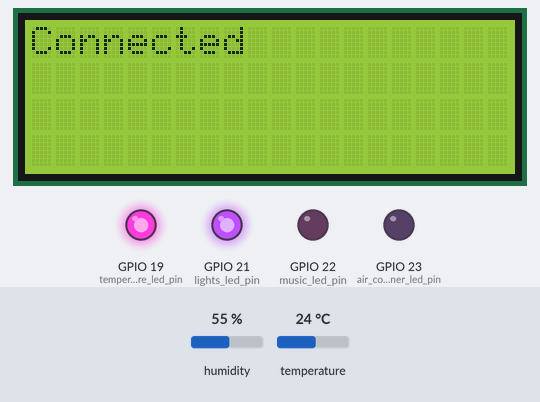
A program run on a simulated ESP32 board running MicroPython. Parts: 20×4 character LCD, output pins drawn as LEDs (lit = HIGH). Wiring (from the project's diagram.json): DHT22 sensor on GPIO 18, magenta LED on GPIO 19, purple LED on GPIO 21, magenta LED on GPIO 22, purple LED on GPIO 23. Inputs (shaded band) come from the test bench; at power-on: humidity 55 %, temperature 24 °C. WiFi joins after 1.5 s; no MQTT or app messages arrive unless stated; library files of the repository ran but are not shown: i2c_lcd.py; what the program prints to the serial console is not drawn.

Above: at 4.3 s.
At 7.1 s:
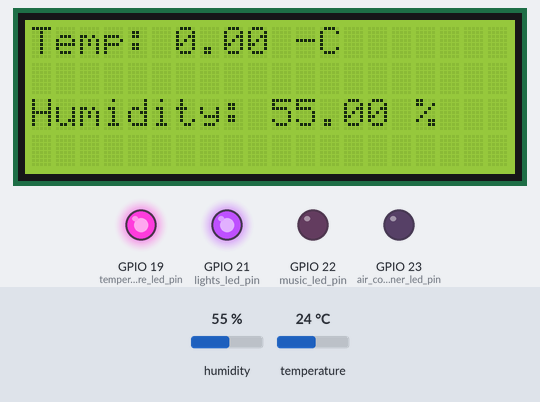
7.2 s: humidity set to 22 %
At 8.19 s:
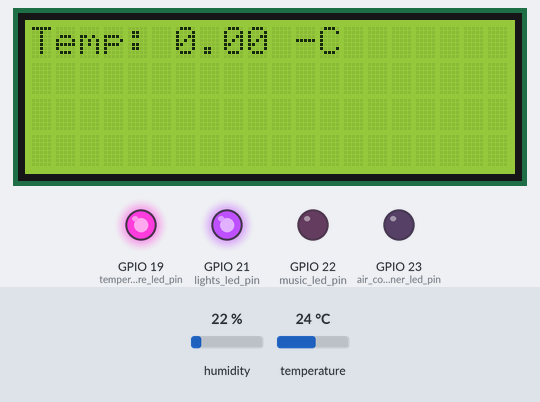
9.7 s: humidity set to 40 %
At 11.9 s:
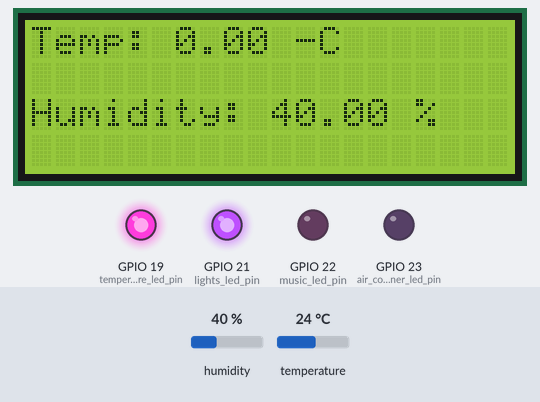
13.9 s: humidity set to 68 %
At 15.2 s:
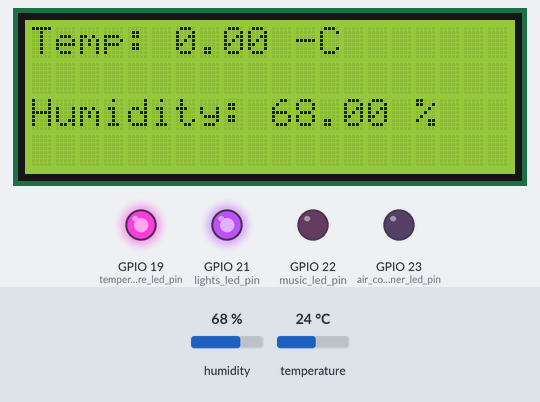
Timing chart, 0 to 16.9 s (numbered marks = the images above; inputs shaded):
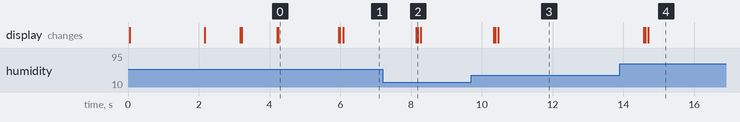

The program:

main.py
```python
from HardwareRoom import HardwareRoom
from MQTTBrokerRoom import MQTTBrokerRoom
from ProjectRoom import ProjectRoom

########################################################################
########                                                        ########
########                            Starting                    ########
########                                                        ########
########################################################################


######### General info
project_id = "b556606d67dd8c7cecfab843fecbe28c"
project_name = "Guest Room"
topic_subscribe = project_id+"/projet-IoT-2022-2023/back-end/Rooms Details/"+project_name
topic_publish = project_id + "/projet-IoT-2022-2023/hardware/Rooms Details"


######### Configure of hardware part
hardware = HardwareRoom(
                dht_pin=18,
                lcd_pins=[4,5],
                air_conditioner_led_pin=23,
                music_led_pin=22,
                lights_led_pin=21,
                temperature_led_pin=19,
                ssid_wifi="Wokwi-GUEST",
                password_wifi=""
          )

######### Configure of broker part
mqtt_broker = MQTTBrokerRoom(
                client_id="ESP32-client",
                server="broker.emqx.io",
                port=1883,
                username="emqx",
                password="public",
                topic_publish=topic_publish,
                topic_subscribe=topic_subscribe,
              )

######### Configure of project
project = ProjectRoom(project_name,hardware,mqtt_broker)
project.start_project()
```

HardwareRoom.py
```python
import network
import time
from machine import Pin,SoftI2C,reset,Timer
import dht
import ujson
from time import sleep_ms, ticks_ms
from i2c_lcd import I2cLcd


########################################################################
########                                                        ########
########            Class for Hardware Configuration            ########
########                                                        ########
########################################################################
class HardwareRoom:
  '''
    Constructor
  '''
  def __init__(self,dht_pin,lcd_pins,air_conditioner_led_pin,music_led_pin,lights_led_pin,temperature_led_pin,ssid_wifi,password_wifi):
    print("[Hardware-Room] : Configuration of hardware part ...")

    self.deviceTemperature = 0
    # LCD
    print("[Hardware-Room] : Configuration of LCD ...")
    i2c = SoftI2C(scl=Pin(lcd_pins[0]), sda=Pin(lcd_pins[1]),freq=100000)
    self.lcd = I2cLcd(i2c, 0x27,4,20)
    time.sleep(2)
    self.lcd.clear()

    # DHT22
    print("[Hardware-Room] : Configuration of DHT22 sensor ...")
    self.dht_sensor = dht.DHT22(Pin(dht_pin))

    # Leds
    print("[Hardware-Room] : Configuration of leds pins ...")
    self.air_conditioner_led = Pin(air_conditioner_led_pin, mode=Pin.OUT, value=0)
    self.music_led = Pin(music_led_pin, mode=Pin.OUT, value=0)
    self.lights_led = Pin(lights_led_pin, mode=Pin.OUT, value=1)
    self.temperature_led = Pin(temperature_led_pin, mode=Pin.OUT, value=1)

    # Station Interface
    print("[Hardware-Room] : Configuration of station interface ...",end="")
    content = "Connecting to WiFi..."
    self.change_lcd_content(content)
    self.station = network.WLAN(network.STA_IF)
    self.station.active(True)
    self.station.connect(ssid_wifi, password_wifi)
    while not self.station.isconnected():
      print(".",end="")
      self.change_lcd_content(content)
      time.sleep(1)
    self.change_lcd_content("Connected")
    time.sleep(1.5)

    print("\n[Hardware-Room] : Configuration of hardware part completed",end="\n\n")

  '''
    To change the content of the LCD
  '''
  def change_lcd_content(self,content):
    self.lcd.clear()
    self.lcd.putstr(content)

  '''
    To read temperature & humidity from the dht22 sensor
  '''
  def get_dht_sensor_measuring(self):
    self.dht_sensor.measure()
    temperature = self.dht_sensor.temperature()
    humidity = self.dht_sensor.humidity()
    if(isinstance(temperature,float) and isinstance(humidity,float)):
      return [temperature,humidity]
    else:
      raise Exception("Problem when reading values from DHT22")

  '''
    Update the status of each device
  '''
  def update_room_features_status(self,air_conditioner_led_value,music_led_value,lights_led_value,temperature_led_value):
    self.air_conditioner_led.value(air_conditioner_led_value)
    self.music_led.value(music_led_value)
    self.lights_led.value(lights_led_value)
    self.temperature_led.value(temperature_led_value)


  '''
    To show temperaure & humidity in LCD
  '''
  def show_measuring_lcd(self):
    temperature,humidity = self.get_dht_sensor_measuring()

    if(self.temperature_led.value()==1 or self.air_conditioner_led.value()==1):
      temperature = self.deviceTemperature

    self.lcd.clear()
    t = 'Temp: {:4.2f} °C'.format(temperature)
    l = 40 - len(t)
    self.lcd.putstr(t+" "*l)
    self.lcd.putstr('Humidity: {:5.2f} %'.format(humidity))
```

MQTTBrokerRoom.py
```python
import network
import time
from machine import Pin,SoftI2C,reset,Timer
import dht
import ujson
from umqtt.simple import MQTTClient
from time import sleep_ms, ticks_ms
from i2c_lcd import I2cLcd

########################################################################
########                                                        ########
########             Class for Broker Configuration             ########
########                                                        ########
########################################################################
class MQTTBrokerRoom:
  '''
    Constructor
  '''
  def __init__(self,client_id,server,port,username,password,topic_publish,topic_subscribe):
    print("[Hardware-Rooms] : Configuration of MQTT broker part ...")
    self.topic_publish = topic_publish
    self.topic_subscribe = topic_subscribe

    self.client = MQTTClient(client_id, server,port,username,password,keepalive=30)
    self.client.connect()

    self.client.set_callback(lambda x,y : print("test"))
    self.client.subscribe(self.topic_subscribe)

    tim1 = Timer(1)
    tim1.init(period=20000, mode=Timer.PERIODIC,callback=lambda n:self.client.ping())

    print("[Hardware-Rooms] : Configuration of MQTT broker part completed",end="\n\n")

  '''
    Set the handler of subscribtions
  '''
  def set_subscribing_handler(self,subscribing_handler):
    self.client.set_callback(subscribing_handler)

  '''
    Publish message
  '''
  def publish(self,message):
    print("[Hardware-Rooms] : Publishing of message  : \n===>" + message)
    print(self.topic_publish)
    self.client.publish(self.topic_publish,message)
    print("[Hardware-Rooms] : Publishing of message completed",end="\n\n")

  '''
    Check message message
  '''
  def check_message(self):
    self.client.check_msg()
```

ProjectRoom.py
```python
import network
import time
from machine import Pin,SoftI2C,reset,Timer,reset
import dht
import ujson
from time import sleep_ms, ticks_ms
from i2c_lcd import I2cLcd


########################################################################
########                                                        ########
########            Class for Hardware Configuration            ########
########                                                        ########
########################################################################
class ProjectRoom:
  '''
    Constructor
  '''
  def __init__(self,name,hardware,mqtt_broker):
    print("[Hardware-Room] : Linking of parts ...")

    self.hardware = hardware
    self.mqtt_broker = mqtt_broker
    self.name = name
    print("[Hardware-Room] : Subscribing to the topic ...")
    self.mqtt_broker.set_subscribing_handler(self.subscribing_handler)
    print("[Hardware-Room] : Subscribing to the topic completed")

    print("[Hardware-Room] : Linking of parts completed",end="\n\n")

  '''
    The handler of subscriptions
  '''
  def subscribing_handler(self,topic,message):
    try:
      print("[Hardware-Room] : New update received :")
      status = ujson.loads(str(message.decode("utf8")).replace("'", '"'))

      print("=====>" + str(status))
      self.hardware.update_room_features_status(
                          air_conditioner_led_value = int(status["isAir ConditionerActive"]),
                          music_led_value= int(status["isMusicActive"]),
                          lights_led_value = int(status["isLightsActive"]),
                          temperature_led_value = int(status["isTemperatureActive"]),
                     )
      self.hardware.deviceTemperature = status["Device Temperature"]
      self.hardware.show_measuring_lcd()

      print("[Hardware-Room] : Room status updated",end="\n\n")
    except Exception as e:
      print(e)
      print("[Hardware-Room] : Wrong message format !!",end="\n\n")


  '''
    Starting project
  '''
  def start_project(self):
    try:
      print("=============================================================")
      print("==========================  Starting  =======================")
      print("=============================================================")
      prev_data = ""
      self.mqtt_broker.publish(ujson.dumps({
          "message" :"Give me news" ,
          "Room" : self.name
      }))

      while(True):
        self.mqtt_broker.check_message()
        temperature,humidity = self.hardware.get_dht_sensor_measuring()
        new_data = ujson.dumps({
          "Measured Temperature" :temperature ,
          "Measured Humidity" : humidity,
          "Room" : self.name
        })

        if(new_data != prev_data):
          prev_data = new_data
          self.hardware.show_measuring_lcd()
          self.mqtt_broker.publish(ujson.dumps(new_data))

        time.sleep(1)

    except OSError as e:
      print("=============================================================")
      print("==========================  OS Error  =======================")
      print("=============================================================")
      print(e,end="\n\n")
      print("=============================================================")
      print("==========================   Reset    =======================")
      print("=============================================================")
      time.sleep(5)
      reset()
```

Measured:
- after the input at 7.2 s, the display: first changes after 0.95 s (image 2 shows a later state)
- after the input at 9.7 s, the display: first changes after 0.64 s (image 3 shows a later state)
- after the input at 13.9 s, the display: first changes after 0.68 s (image 4 shows a later state)
- what the display in image 0 shows lasts 1.8 s, from 4.2 s to 6.0 s
